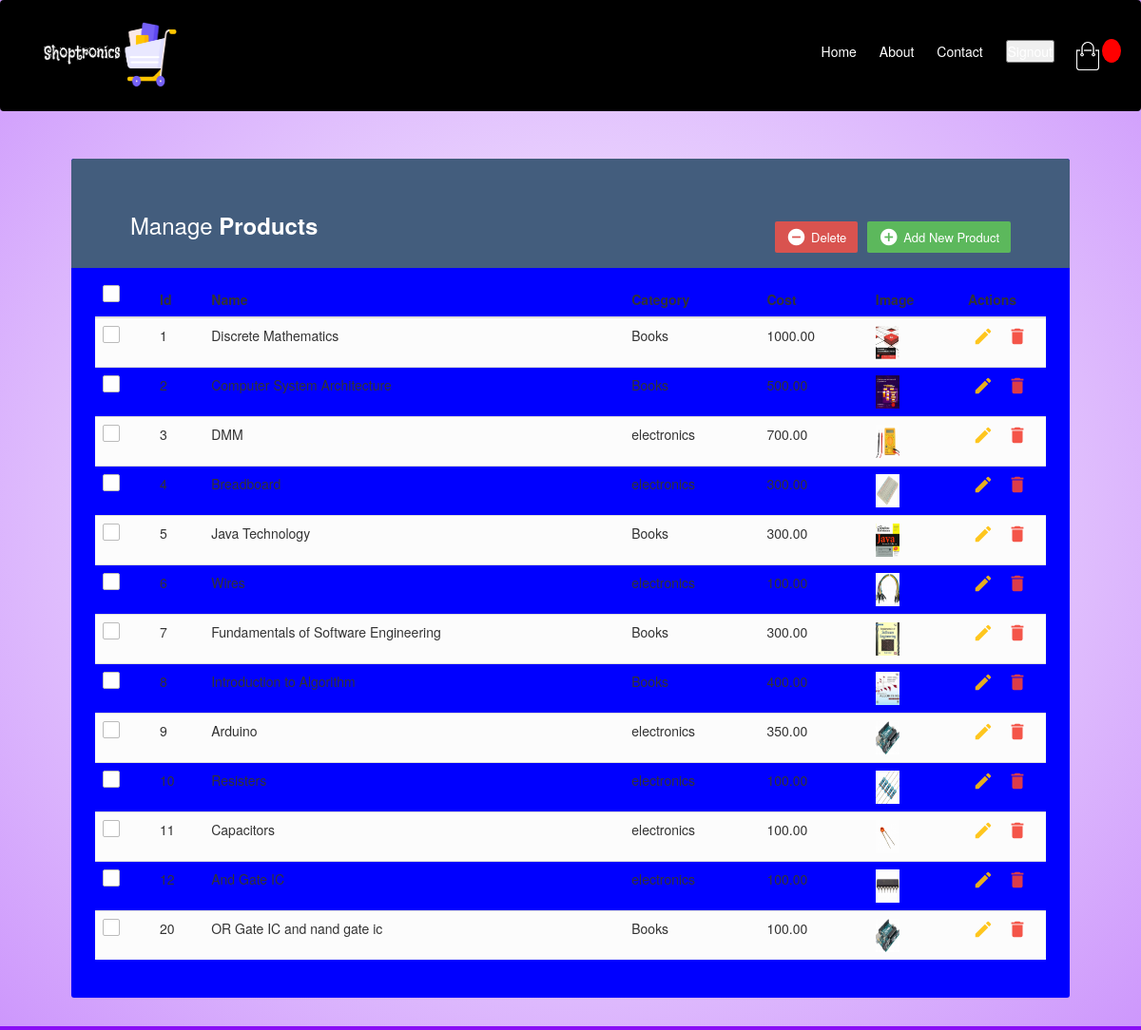
/crud/, run on the app's committed database.
### Seller/models.py (models this page shows, shortened)
class Product(models.Model):
    TYPE = (
        ('Books', 'Books' ),
        ('electronics', 'Electronic Component')
    )
    product_name = models.CharField(max_length = 50)
    category = models.CharField(choices = TYPE, max_length = 20, default = 'Books')
    cost = models.DecimalField(max_digits = 7, decimal_places = 2)
    image = models.ImageField(null = True, blank = True)
    flag = models.BooleanField(default = False, null = True, blank = True)
    @property
    def imageURL(self):
        try:
            url = self.image.url
        except:
            url = ''
        return url

### Seller/views.py (the view)
# urls.py: path('crud/', views.crud, name = "crud"),
def crud(request):
    prod=Product.objects.all()
    context={
        'prod':prod
    }
    return render(request, 'crud.html',context)

### templates/crud.html (shortened to what this page needs)
<!DOCTYPE html>
<html lang="en">
<head>
{% load static %}
<link rel="stylesheet" href="{% static 'style.css' %}">
<link rel="stylesheet" href="{% static 'main.css' %}">
<link rel="stylesheet" href="https://maxcdn.bootstrapcdn.com/font-awesome/4.7.0/css/font-awesome.min.css">
<link rel="stylesheet" href="https://maxcdn.bootstrapcdn.com/bootstrap/3.3.7/css/bootstrap.min.css">
  <body>
    <div class="header">
        <div class="navbar">
     <div class="logo">
         <a href="index.html">{% load static %}<img src="{% static "images/logo1.png" %}" width="165px" height="75px" style="padding-left:20px ;"></a>
     </div>
     <nav>
         <ul id="MenuItems">
            <li><a href="/main">Home</a></li>
            <li><a href="/about">About</a></li>
            <li><a href="/contact">Contact</a></li>
            <li  style="color: black;"><button type = "submit" ><a href="/signout">Signout</a></button></li>
            </ul>
     </nav>
     <a href="/cart">{% load static %}<img src="{% static "images/cart.png" %}" width="30px" height="30px"></a>
     <div class = "form-inline my-2 my-lg-0">
        <p id = "cart-total">{{cartItems}}</p>
     </div>
     {% load static %}<img src="{% static "images/menu.png" %}" class="menu-icon" onclick="menutoggle()">
 </div>
    {% block content %}
<div class="container">
    <div class="table-wrapper">
        <div class="table-title">
            <div class="row">
                <div class="col-sm-5">
                    <h2>Manage <b>Products</b></h2>
                </div>
                <div class="col-sm-6">
                    <a href="#addEmployeeModal" class="btn btn-success" data-toggle="modal"><i class="material-icons">&#xE147;</i> <span>Add New Product</span></a>
                    <a href="#deleteEmployeeModal" class="btn btn-danger" data-toggle="modal"><i class="material-icons">&#xE15C;</i> <span>Delete</span></a>
                </div>
            </div>
        </div>
        <table class="table table-striped table-hover">
            <thead>
                <tr>
                    <th>
                        <span class="custom-checkbox">
                            <label for="selectAll"></label>
                        </span>
                    </th>
                    <th>Id</th>
                    <th>Name</th>
                    <th>Category</th>
                    <th>Cost</th>
                    <th>Image</th>
                    <th>Actions</th>
                </tr>
            </thead>
            <tbody>
                {% for i in prod %}
                <tr>
                    <td>
                        <span class="custom-checkbox">
                            <label for="checkbox1"></label>
                        </span>
                    </td>
                    <td>{{i.id}}</td>
                    <td>{{i.product_name}}</td>
                    <td>{{i.category}}</td>
                    <td>{{i.cost}}</td>
                    <td><img src="{{i.imageURL}}" height="35px" width="25px"></td>
                    <td>
                        <a href="#editEmployeeModal-{{forloop.counter}}" class="edit" data-toggle="modal"><i class="material-icons" data-toggle="tooltip" title="Edit">&#xE254;</i></a>
                        <a href="#deleteEmployeeModal-{{forloop.counter}}" class="delete" data-toggle="modal"><i class="material-icons" data-toggle="tooltip" title="Delete">&#xE872;</i></a>
                    </td>
                </tr>
                {% endfor %}
            </tbody>
        </table>
</div>
</body>
</html>
{% endblock content %}

### static/style.css (style rules this page uses)
* { margin: 0; padding: 0; box-sizing: border-box; }
body { font-family: 'Poppins', sans-serif; }
a:link { text-decoration: none; }
.navbar { display: flex; align-items: center; padding: 20px;background: #000000; border-bottom: 1px solid #000000; }
nav { flex: 1; text-align: right; }
nav ul { display: inline-block; list-style-type: none; }
nav ul li { display: inline-block; margin-right: 20px; }
nav ul li a { text-decoration: none; color: #fff; }
p { color: #555; }
.container { max-width: 90%; margin: auto; padding-left: 25px; padding-right: 25px; }
.row { display: flex; align-items: center; flex-wrap: wrap; justify-content: space-around; }
.btn { display: inline-block; background: #890ff5; color: #fff; padding: 8px 30px; margin: 30px 0; border-radius: 30px; }
.header { background: radial-gradient(#fff,#cd97fc); border-bottom: 4px solid #890ff5; }
.header .row { margin-top: 20px; }
ul { list-style-type: none; }
.table-wrapper { background: blue; padding: 20px 25px; margin: 30px 0; border-radius: 3px; box-shadow: 0 1px 1px rgba(0,0,0,.05); }
.table-title { padding-bottom: 15px; background: #435d7d; color: #fff; padding: 16px 30px; margin: -20px -25px 10px; border-radius: 3px 3px 0 0; }
.table-title h2 { margin: 5px 0 0; font-size: 24px; }
.table-title .btn { color: #fff; float: right; font-size: 13px; border: none; min-width: 50px; border-radius: 2px; border: none; outline: none !important; margin-left: 10px; }
.table-title .btn i { float: left; font-size: 21px; margin-right: 5px; }
.table-title .btn span { float: left; margin-top: 2px; }
table.table tr th, table.table tr td { border-color: #e9e9e9; padding: 12px 15px; vertical-align: middle; }
table.table tr th:first-child { width: 60px; }
table.table tr th:last-child { width: 90px; }
table.table-striped tbody tr:nth-of-type(odd) { background-color: #fcfcfc; }
table.table td:last-child i { opacity: 0.9; font-size: 22px; margin: 0 5px; }
table.table td a { font-weight: bold; color: #566787; display: inline-block; text-decoration: none; outline: none !important; }
table.table td a.edit { color: #FFC107; }
table.table td a.delete { color: #F44336; }
table.table td i { font-size: 19px; }
.custom-checkbox { position: relative; }
.custom-checkbox label:before { width: 18px; height: 18px; }
.custom-checkbox label:before { content: ''; margin-right: 10px; display: inline-block; vertical-align: text-top; background: white; border: 1px solid #bbb; border-radius: 2px; box-sizing: border-box; z-index: 2; }

### static/main.css (style rules this page uses)
body { background-color: hsl(0, 0%, 98%); }
h1,h2,h3,h4,h5,h6 { color:hsl(0, 0%, 30%); }
#cart-total { display: block; text-align: center; color:#fff; background-color: red; width: 20px; height: 25px; border-radius: 50%; font-size: 14px; }
.btn { border-radius: 0; }

### data on the page
Product: id "1", product_name "Discrete Mathematics", category "Books", cost "1000.00", imageURL (picture)
Product: id "2", product_name "Computer System Architecture", category "Books", cost "500.00", imageURL (picture)
Product: id "3", product_name "DMM", category "electronics", cost "700.00", imageURL (picture)
Product: id "4", product_name "Breadboard", category "electronics", cost "300.00", imageURL (picture)
Product: id "5", product_name "Java Technology", category "Books", cost "300.00", imageURL (picture)
Product: id "6", product_name "Wires", category "electronics", cost "100.00", imageURL (picture)
Product: id "7", product_name "Fundamentals of Software Engineering", category "Books", cost "300.00", imageURL (picture)
Product: id "8", product_name "Introduction to Algorithm", category "Books", cost "400.00", imageURL (picture)
Product: id "9", product_name "Arduino", category "electronics", cost "350.00", imageURL (picture)
Product: id "10", product_name "Resisters", category "electronics", cost "100.00", imageURL (picture)
Product: id "11", product_name "Capacitors", category "electronics", cost "100.00", imageURL (picture)
Product: id "12", product_name "And Gate IC", category "electronics", cost "100.00", imageURL (picture)
Product: id "20", product_name "OR Gate IC and nand gate ic", category "Books", cost "100.00", imageURL (picture)
